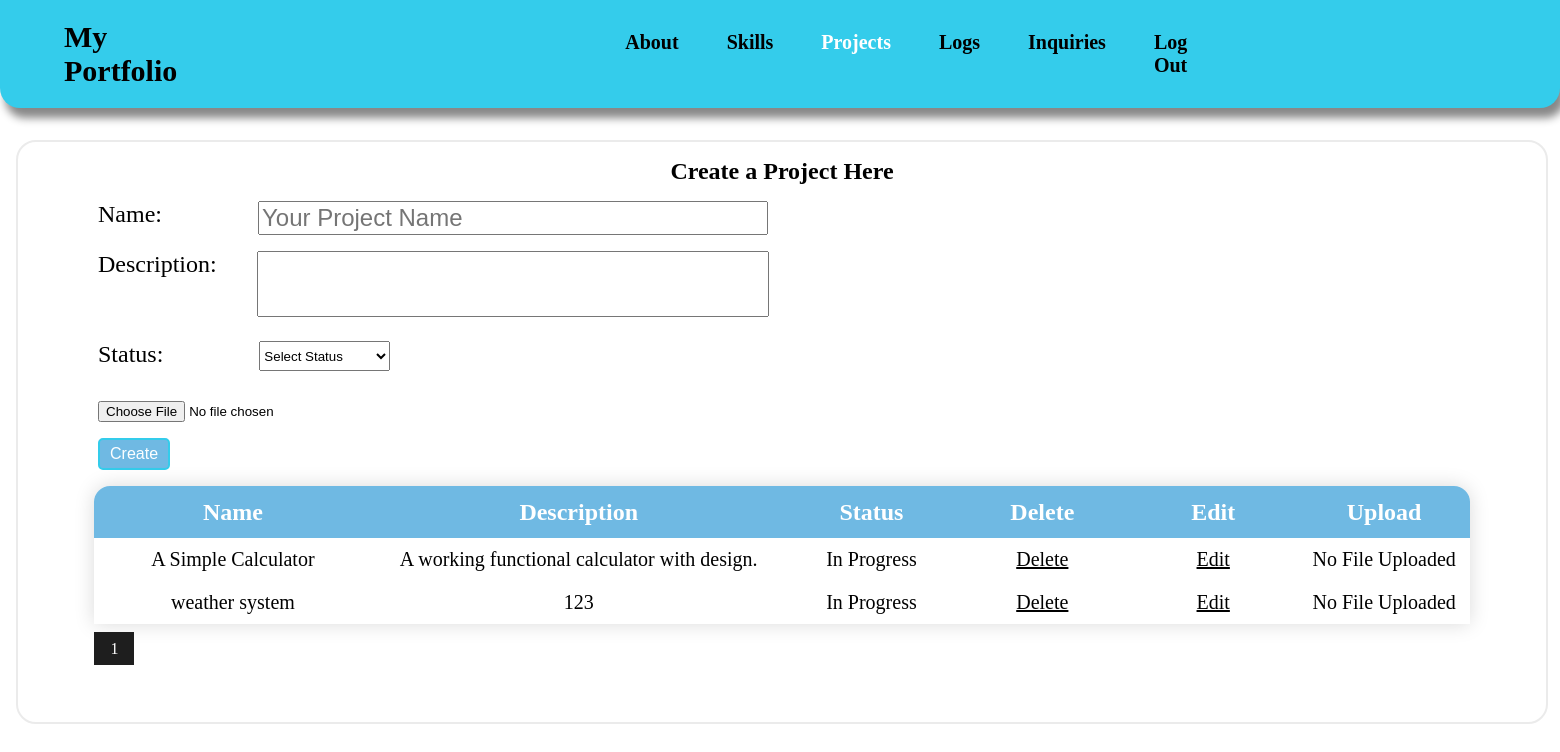
The page /admin/projects/projects.php (signed in) on the database its author committed.
### tables this page shows
CREATE TABLE `projects` (
  `id` int(11) NOT NULL,
  `name` varchar(100) NOT NULL,
  `description` text NOT NULL,
  `status` varchar(100) NOT NULL,
  `user_id` int(100) NOT NULL,
  `file_name` varchar(200) DEFAULT NULL,
  `time` timestamp NOT NULL DEFAULT current_timestamp()
);

### admin/projects/backend_projects.php (called while the page is built, shortened)
<?php
    $user_id = $_SESSION['id'];
        $query = "SELECT * FROM projects WHERE user_id=$user_id";
        $result = mysqli_query($conn,$query);
?>

### admin/projects/projects.php (the view, shortened to what this page needs)
<!DOCTYPE html>
<html lang="en">
<head>
    <link rel="stylesheet" href="/my_portfolio/css/projects.css">
</head>
<body>
    <?php
        require_once($_SERVER['DOCUMENT_ROOT']. "/my_portfolio/php/config.php");
        include('backend_projects.php');
    ?>
    <div class="header">
        <div class="header_container">
            <div class="nav_bar">
                <h1 class="header_title"> <a href="/my_portfolio/php/dashboard.php"> My Portfolio </a> </h1>
                <nav class="header_text">
                    <ul>
                        <li> <a href="../about/about.php"> About </a> </li>
                        <li id="skills"> <a href="../skills/skills.php"> Skills </a> </li>
                        <li id="projects"> <a href="../projects/projects.php"> Projects </a> </li>
                        <li id="logs"> <a href="/my_portfolio/php/logs.php"> Logs </a> </li>
                        <li id="inquiries"> <a href="/my_portfolio/php/inquiries.php"> Inquiries </a> </li>
                        <li> <a href="/my_portfolio/php/logout.php" onclick="return confirm('Are you sure you want to Log Out?')"> Log Out </a> </li>
                    </ul>
                </nav>
            </div>
        </div>
    </div>
    <form action="projects.php" method="POST" class="project_form" enctype="multipart/form-data">
        <div class="project_section">
            <div class="project_create"> Create a Project Here </div>
                <div class="project_container">
                    <div class="project_name">
                        <label for="name"> Name: </label>
                        <input type="text" id="project_name" name="project_name" placeholder="Your Project Name" required>
                    </div>
                    <div class="description">
                        <label for="description"> Description: </label>
                        <textarea type="text" id="description" name="description" rows="4" cols="38" placeholder="description" required> </textarea>
                    </div>
                    <div class="status">
                        <label for="status"> Status: </label>
                        <select id="status" name="status" required>
                            <option value=""> Select Status </option>
                        </select>
                    </div>
                    <div class="for_file">
                        <div class="about_file">
                            <input type="file" name="fileToUpload">
                        </div>
                    </div>
                    <div class="create_button">
                        <button type="submit"> Create </button>
                    </div>
                </div>
                <div id="table" class="table">
                <table class="styled_table" id="data">
                    <thead>
                        <tr>
                            <th id="name"> Name </th>
                            <th id="description"> Description </th>
                            <th> Status </th>
                            <th id='delete'> <a href="projects.php?delete_all=<?php echo $user_id;?>" onclick="return confirm('Are you sure you want to Delete all of the entries?')"> Delete </a> </th>
                            <th id='edit'> Edit </th>
                            <th id='upload'> Upload </th>
                        </tr>
                    </thead>
                        <?php
                            if(mysqli_num_rows($result)>0) {
                                while($row = mysqli_fetch_assoc($result)) {
                        ?>
                        <tbody>
                            <tr>
                                <td> <?php echo $row['name']; ?> </td>
                                <td id="description"> <?php echo $row['description']; ?> </td>
                                <td> <?php echo $row["status"]; ?> </td>
                                <td> <a href="projects.php?delete=<?php echo $row["id"];?>" onclick="return confirm('Are you sure you want to Delete?')"> Delete </a> </td>
                                <td> <a href="edit_projects.php?edit=<?php echo $row["id"];?>"> Edit </a> </td>
                                <td> <?php if ($row['file_name'] === null || $row['file_name'] == "") {
                                        echo "No File Uploaded";
                                    } else {
                                        echo $row['file_name'];
                                        } ?> </td>
                            </tr>
                        <?php
                                }
                            } else {
                        ?>
                            <tr> <td colspan="6" id="add"> Add something here. </td> </tr>
                        <?php
                        }
                        ?>
                        </tbody>
                </table>
                </div>
            </div>
    </form>
</body>
</html>

### css/projects.css (style rules this page uses)
body { min-height: 100vh; width: 100%; margin: 0; padding: 0; box-sizing: border-box; overflow-x: hidden; }
h1 a { display: inline-flex; text-decoration: none; color: black; }
.header { background-color: #34cceb; border-radius: 0px 0px 20px 20px; box-shadow: 5px 10px 8px #888888; }
.header_container { display: inline-block; width: 100% }
.nav_bar { display: inline-flex; align-items: center; gap: 28rem; }
.header_text { font-weight: 700; font-size: 20px; padding: 0; }
.header_text li { list-style: none; display: flex; }
ul { gap: 3rem; display: inline-flex; padding: 0; }
.header_text li a { text-decoration: none; color: black; }
.header_title { font-size: 30px; display: flex; justify-content: flex-start; padding: 0 0 0 4rem; }
li#projects a { color: white; }
textarea { resize: none; width: 35%; }
.project_section { width: 100%; height: 60%; background-color: #fff; border-radius: 20px; border: 2px solid #ebebeb; align-items: center; }
.project_container { font-size: 1.5rem; align-items: flex-start; display: flex; flex-direction: column; margin-left: 5rem; font-weight: 500; }
.project_name input[type="text"] { font-size: 1.5rem; width: 35%; }
.project_form { margin: 2rem 1rem; }
.project_create { display: flex; justify-content: center; font-size: 1.5rem; font-weight: 700; margin: 1rem 0; }
button { font-size: 1rem; font-weight: 500; border: 2px solid #34cceb; border-radius: 5px; padding: 5px 10px; background-color: #6fb9e3; color: #fcfeff; }
td a { display: flex; justify-content: center; }
.table { width: 90%; padding-bottom: 3rem; display: flex; margin: auto; font-weight: 500; flex-direction: column; }
table { font-size: 1.5rem; margin-top: 1rem; width: 100%; border-collapse: collapse; box-shadow: 0 0 20px rgba(0, 0, 0, 0.15); border-radius: 5px 5px 0 0; }
.styled_table { border-radius: 1rem 1rem 0 0; overflow: hidden; }
table.styled_table { table-layout: fixed; }
table.styled_table td { overflow:hidden; }
.styled_table thead tr { background-color: #6fb9e3; color: #ffffff; }
th { height: 50px; }
th#description { width: 30%; }
th#name { width:20%; }
.project_name { display: flex; gap: 6rem; width: 99%; }
.status { padding: 1.5rem 0; display: flex; gap: 6rem; width: 50%; }
.status select { height: 30px; width: 18%; }
.description { display: flex; gap: 2.5rem; margin-top: 1rem; width: 100%; }
tr { height: 2rem; }
td { text-align: center; font-size: 1.25rem; padding: 10px 0; }
td a { color: black; }
.for_file { margin-bottom: 1rem; }
#delete a { text-decoration: none; color: white; }

### rows shown on the page
projects: name "A Simple Calculator", description "A working functional calculator with design.", status "In Progress", shows "No File Uploaded"
projects: name "weather system", description "123", status "In Progress", shows "No File Uploaded"
